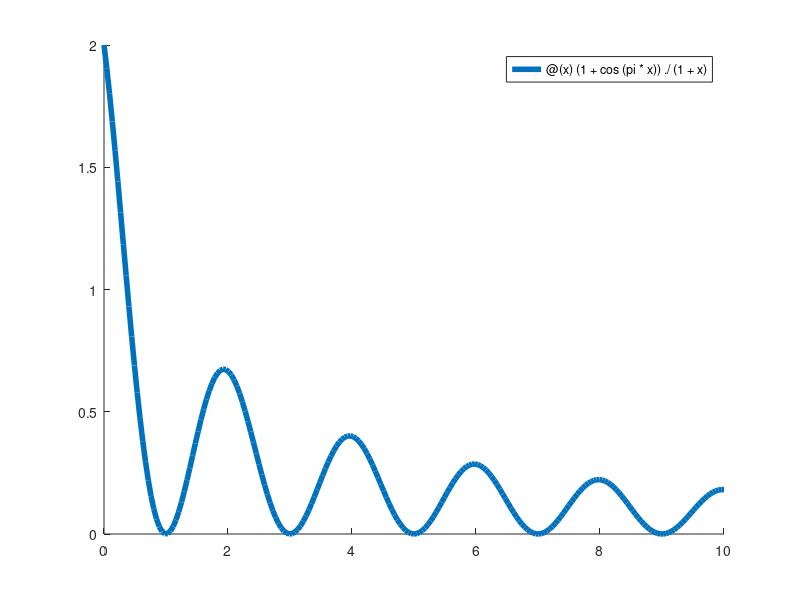

Recreate this plot in MATLAB. (Note: this script raises an error after producing the figure.)
function myPlot()
f = @(x) (1+cos(pi*x))./(1+x);
%     fplot(f,[0,10])
%     nodes = linspace(0,10,21)
%     values = [];
%     for i=1:21
%         values=[values,f(nodes(i))];
%     end
%     lagranges=[];
%     for i=1:21
%         lagranges=[lagranges, lagrange(nodes(i), nodes, values)];
%     end
clf;hold on;
fplot(f, [0,10], 'LineWidth', 4)
x=linspace(0,10,21);
L=@(n) lagrange(n, x, f(x));
fplot(L, [0,10], '--or')
end